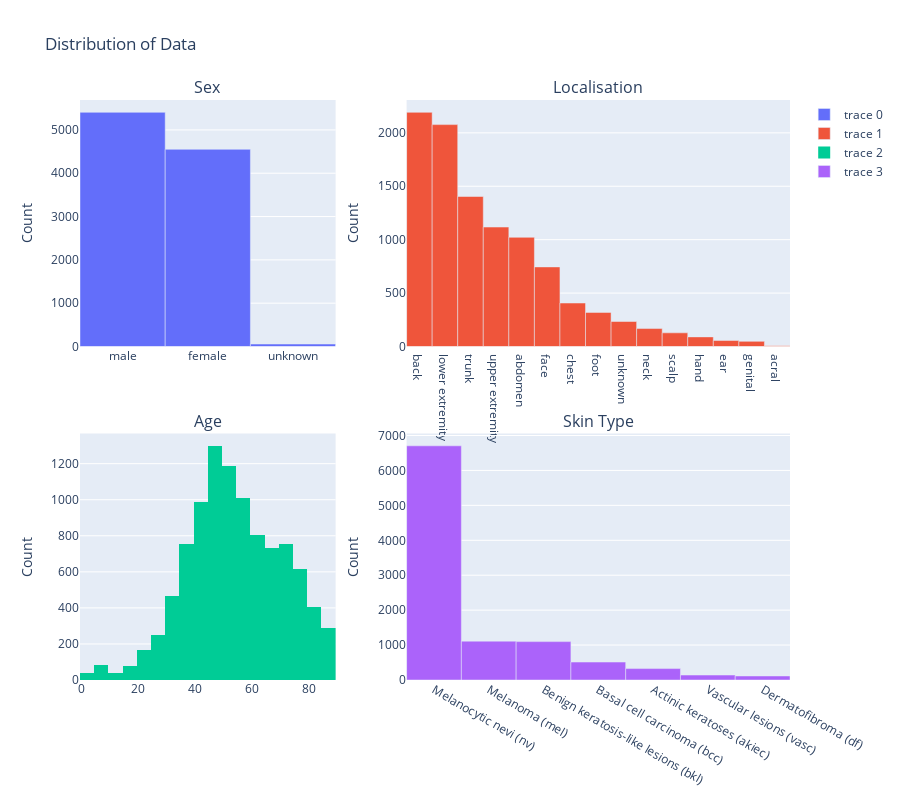

The notebook cell saved with this chart:
### Markdown cell above
4. Exploratory Data Analysis (EDA)

### Code cell
fig = make_subplots(rows=2, cols=2,
                    subplot_titles=['Sex', 'Localisation', 'Age', 'Skin Type'],
                    vertical_spacing=0.15,
                    column_widths=[0.4, 0.6])

fig.add_trace(go.Bar(
            x=data['sex'].value_counts().index, 
            y=data['sex'].value_counts()),
            row=1, col=1)
fig.add_trace(go.Bar(
            x=data['localization'].value_counts().index, 
            y=data['localization'].value_counts()),
            row=1, col=2)
fig.add_trace(go.Histogram(
            x=data['age']),
            row=2, col=1)
fig.add_trace(go.Bar(
            x=data['dx'].value_counts().index.map(lesion_type_dict.get), 
            y=data['dx'].value_counts()),
            row=2, col=2)

for i in range(4):
    fig.update_yaxes(title_text='Count', row=i//2+1, col=i%2+1)
fig.update_layout(title='Distribution of Data', height=800)

fig.show()

### Figure 1 — Plotly figure (JSON) as saved in the notebook; plotly's stock layout.template omitted (floating-point values rounded to 4 significant figures; data arrays with more than 128 entries replaced by an {"elided": "..."} marker saying what was removed)
{"data": [{"type": "bar", "x": ["male", "female", "unknown"], "xaxis": "x", "y": [5406, 4552, 57], "yaxis": "y"}, {"type": "bar", "x": ["back", "lower extremity", "trunk", "upper extremity", "abdomen", "face", "chest", "foot", "unknown", "neck", "scalp", "hand", "ear", "genital", "acral"], "xaxis": "x2", "y": [2192, 2077, 1404, 1118, 1022, 745, 407, 319, 234, 168, 128, 90, 56, 48, 7], "yaxis": "y2"}, {"type": "histogram", "x": {"elided": "10015 int values"}, "xaxis": "x3", "yaxis": "y3"}, {"type": "bar", "x": ["Melanocytic nevi (nv)", "Melanoma (mel)", "Benign keratosis-like lesions (bkl)", "Basal cell carcinoma (bcc)", "Actinic keratoses (akiec)", "Vascular lesions (vasc)", "Dermatofibroma (df)"], "xaxis": "x4", "y": [6705, 1113, 1099, 514, 327, 142, 115], "yaxis": "y4"}], "layout": {"annotations": [{"font": {"size": 16}, "showarrow": false, "text": "Sex", "x": 0.18, "xanchor": "center", "xref": "paper", "y": 1, "yanchor": "bottom", "yref": "paper"}, {"font": {"size": 16}, "showarrow": false, "text": "Localisation", "x": 0.73, "xanchor": "center", "xref": "paper", "y": 1, "yanchor": "bottom", "yref": "paper"}, {"font": {"size": 16}, "showarrow": false, "text": "Age", "x": 0.18, "xanchor": "center", "xref": "paper", "y": 0.425, "yanchor": "bottom", "yref": "paper"}, {"font": {"size": 16}, "showarrow": false, "text": "Skin Type", "x": 0.73, "xanchor": "center", "xref": "paper", "y": 0.425, "yanchor": "bottom", "yref": "paper"}], "height": 800, "title": {"text": "Distribution of Data"}, "xaxis": {"anchor": "y", "domain": [0, 0.36]}, "xaxis2": {"anchor": "y2", "domain": [0.46, 1]}, "xaxis3": {"anchor": "y3", "domain": [0, 0.36]}, "xaxis4": {"anchor": "y4", "domain": [0.46, 1]}, "yaxis": {"anchor": "x", "domain": [0.575, 1], "title": {"text": "Count"}}, "yaxis2": {"anchor": "x2", "domain": [0.575, 1], "title": {"text": "Count"}}, "yaxis3": {"anchor": "x3", "domain": [0, 0.425], "title": {"text": "Count"}}, "yaxis4": {"anchor": "x4", "domain": [0, 0.425], "title": {"text": "Count"}}}}
